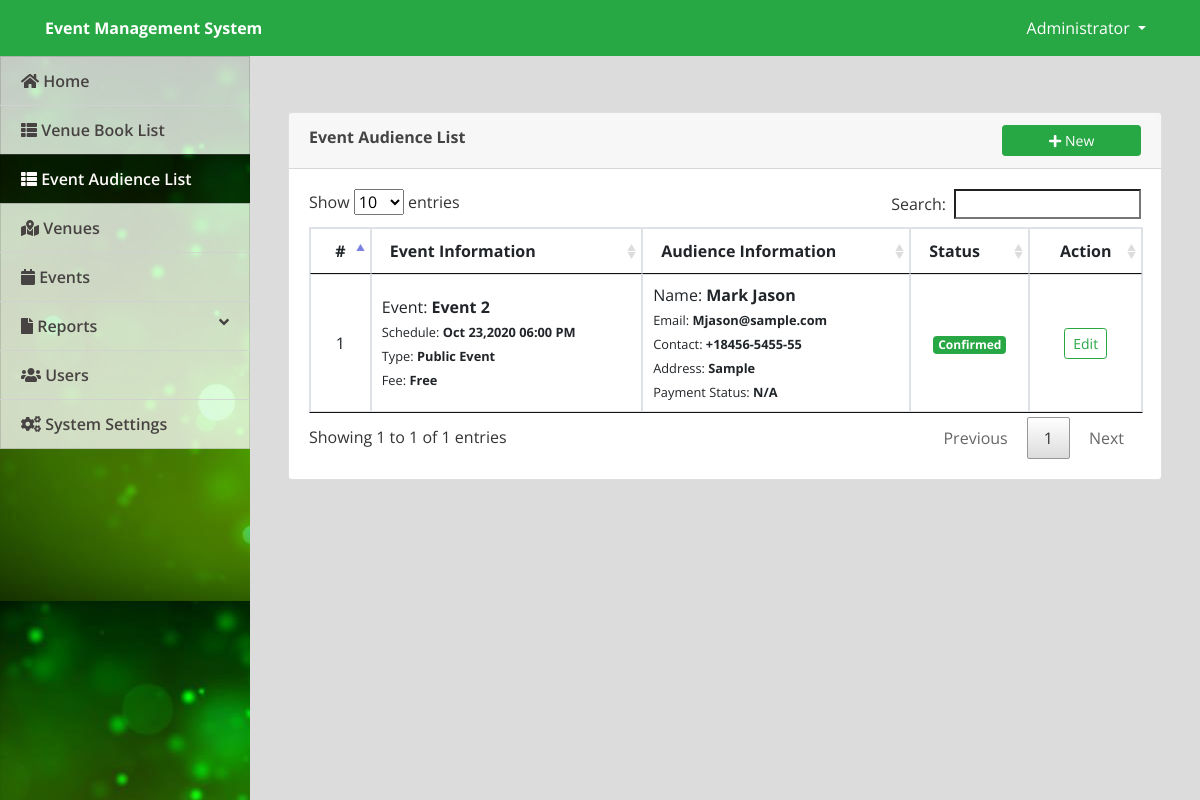
Screenshot of /admin/index.php?page=audience (signed in) with the database file from the repository.
### tables this page shows
CREATE TABLE `audience` (
  `id` int(11) NOT NULL,
  `name` text NOT NULL,
  `contact` varchar(50) NOT NULL,
  `email` varchar(100) NOT NULL,
  `address` text NOT NULL,
  `event_id` int(30) NOT NULL,
  `payment_status` tinyint(1) NOT NULL DEFAULT '0' COMMENT '0= pending, 1 =Paid',
  `attendance_status` tinyint(1) NOT NULL DEFAULT '0' COMMENT '1= present',
  `status` tinyint(1) NOT NULL DEFAULT '0' COMMENT '0 = for verification,  1 = confirmed,2= declined',
  `date_created` datetime NOT NULL DEFAULT CURRENT_TIMESTAMP
);

CREATE TABLE `events` (
  `id` int(30) NOT NULL,
  `venue_id` int(30) NOT NULL,
  `event` text NOT NULL,
  `description` text NOT NULL,
  `schedule` datetime NOT NULL,
  `type` tinyint(1) NOT NULL DEFAULT '1' COMMENT '1=Public, 2-Private',
  `audience_capacity` int(30) NOT NULL,
  `payment_type` tinyint(1) NOT NULL DEFAULT '1' COMMENT '1=Free,payable',
  `amount` double NOT NULL DEFAULT '0',
  `banner` text NOT NULL,
  `date_created` datetime NOT NULL
);

### admin/audience.php (the view, shortened to what this page needs)
<?php include('db_connect.php');?>
<div class="container-fluid">
	<div class="col-lg-12">
		<div class="row">
			<div class="col-md-12">
				<div class="card">
					<div class="card-header">
						<b>Event Audience List</b>
						<span class="">
							<button class="btn btn-success btn-block btn-sm col-sm-2 float-right" type="button" id="new_register">
					<i class="fa fa-plus"></i> New</button>
				</span>
					</div>
					<div class="card-body">
						<table class="table table-bordered table-condensed table-hover">
							<thead>
								<tr>
									<th class="text-center">#</th>
									<th class="">Event Information</th>
									<th class="">Audience Information</th>
									<th class="">Status</th>
									<th class="text-center">Action</th>
								</tr>
							</thead>
							<tbody>
								<?php
								$i = 1;
								$registering = $conn->query("SELECT a.*,e.event,e.payment_type,e.type,e.amount,e.schedule from audience a inner join events e on e.id = a.event_id");
								while($row=$registering->fetch_assoc()):
								?>
								<tr>
									<td class="text-center"><?php echo $i++ ?></td>
									<td class="">
										 <p>Event: <b><?php echo ucwords($row['event']) ?></b></p>
										 <p><small>Schedule: <b><?php echo date("M d,Y h:i A",strtotime($row['schedule'])) ?></b></small></p>
										 <p><small>Type: <b><?php echo $row['type']  == 1 ? "Public Event" : "Private Event" ?></small></b></p>
										 <p><small>Fee: <b><?php echo $row['payment_type']  == 1 ? "Free" : number_format($row['amount'],2) ?></small></b></p>
									</td>
									<td class="">
										 <p>Name: <b><?php echo  ucwords($row['name']) ?></b></p>
										 <p><small>Email: <b><?php echo  ucwords($row['email']) ?></b></small></p>
										 <p><small>Contact: <b><?php echo  ucwords($row['contact']) ?></b></small></p>
										 <p><small>Address: <b><?php echo  ucwords($row['address']) ?></b></small></p>
										 <p><small>Payment Status: <b><?php echo $row['payment_type']  == 1 ? "N/A" : ($row['payment_status'] == 1 ? "Paid" : "Unpaid") ?></small></b></p>
									</td>
									<td class="text-center">
										 <?php if($row['status'] == 0): ?>
										 	<span class="badge badge-secondary">For Verification</span>
										 <?php elseif($row['status'] == 1): ?>
										 	<span class="badge badge-success">Confirmed</span>
										<?php elseif($row['status'] == 2): ?>
										 	<span class="badge badge-danger">Cancelled</span>
										 <?php endif; ?>
									</td>
									<td class="text-center">
										<button class="btn btn-sm btn-outline-success edit_register" type="button" data-id="<?php echo $row['id'] ?>" >Edit</button>
									</td>
								</tr>
								<?php endwhile; ?>
							</tbody>
						</table>
					</div>
				</div>
			</div>
		</div>
	</div>
</div>

### admin/assets/css/style.css (style rules this page uses)
body { font-family: "Open Sans", sans-serif; color: #444444; width: 100%; height: calc(100%); }

### admin/index.php (style rules this page uses)
body { background: #80808045; }

### admin/audience.php (style rules this page uses)
td { vertical-align: middle !important; }
td p { margin: unset }

### rows the page displays
audience: event.event "Event 2", event.schedule "Oct 23,2020 06:00 PM", name "Mark Jason", email "Mjason@sample.com", contact "+18456-5455-55", address "Sample", status "Confirmed"

### other values shown
$_SESSION['system']['name'] "Event Management System"
$_SESSION['login_name'] "Administrator"
